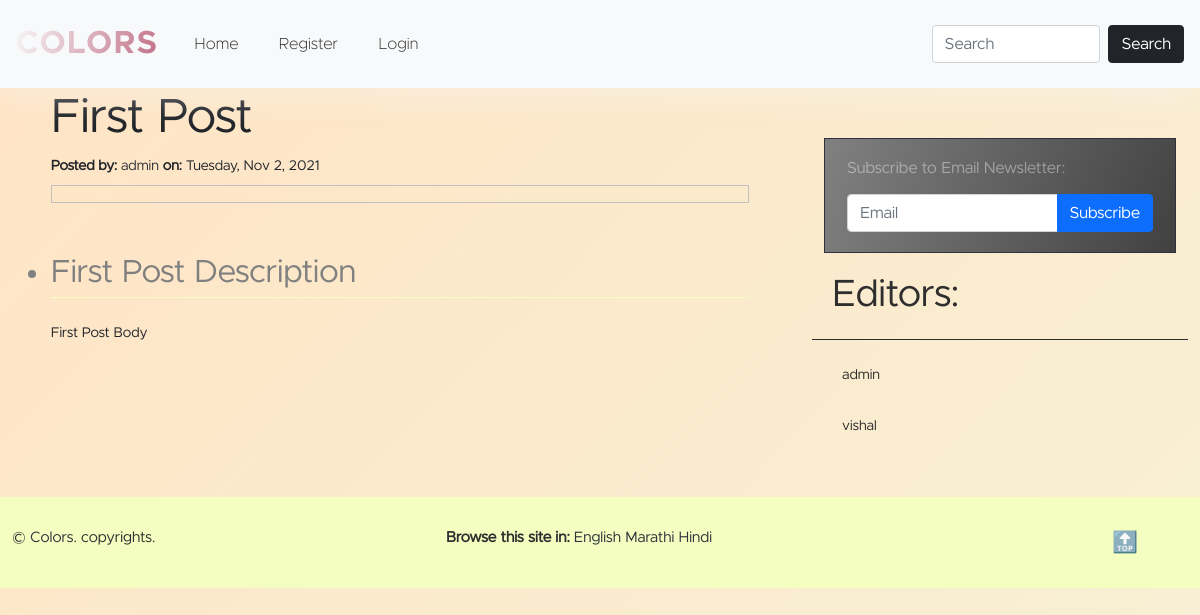
/posts/article.php?id=1, run on the app's committed database.
### tables this page shows
create table posts (
    id int not null auto_increment primary key,
    base_post_id int,
    language_id int,
    user varchar(25) not null,
    title varchar(200) not null,
    slug varchar(200),
    description text,
    body text,
    created_at datetime default now(),
    updated_at timestamp not null default current_timestamp on update current_timestamp,
    foreign key (user) references users(username) on delete cascade,
    foreign key (base_post_id) references posts(id) on delete cascade,
    foreign key (language_id) references languages(id) on delete cascade
);

create table users (
    id int not null auto_increment primary key,
    username varchar(25) not null unique,
    password varchar(100) not null,
    name varchar(200),
    role varchar(10) not null default 'editor',
    email varchar(200),
    reset_link_token varchar(200),
    exp_date datetime
);

create table languages (
    id int not null auto_increment primary key,
    name varchar(100) not null unique,
    prefix varchar(25) not null unique,
    is_default boolean not null default false
);

### components/Database.php (called while the page is built, shortened)
<?php
class Connection
{
    private $server;
    private $dbuser;
    private $dbpass;
    private $db;
    public function __construct()
    {
        $this->server = 'localhost';
        $this->dbuser = 'php_blog_user';
        $this->dbpass = 'php_blog_password';
        $this->db = 'php_blog';
    }
    public function connect()
    {
        $conn = new mysqli($this->server, $this->dbuser, $this->dbpass, $this->db);
        return $conn;
    }
    public function getAll($table = null, $offset = null, $per_page = null)
    {
        $conn = $this->connect();
        if ($table == 'posts') {
            if ($offset !== null && $per_page !== null) {
                $sql = "SELECT * FROM $table ORDER BY created_at DESC LIMIT $offset, $per_page";
            } else {
                $sql = "SELECT * FROM $table";
            }
        } else {
            $sql = "SELECT * FROM $table";
        }
        $result = $conn->query($sql);
        return $result;
    }
    public function get($table, $id)
    {
        $sql = "SELECT * FROM $table WHERE id='$id'";
        $conn = $this->connect();
        $result = $conn->query($sql);
        return $result;
    }
    public function getIdByAttribute($table, $attribute, $value)
    {
        $sql = "SELECT id FROM $table WHERE $attribute='$value'";
        $conn = $this->connect();
        $result = $conn->query($sql);
        $result = $result->fetch_assoc();
        if ($result) {
            return $result['id'];
        } else {
            return null;
        }
    }
}

### admin/multilingual/langs/models/Language.php (called while the page is built, shortened)
<?php
class Language
{
    public function getAllLanguages()
    {
        $c = new Database\Connection();
        return $c->getAll('languages');
    }
    public function getIdByPrefix($prefix)
    {
        $c = new Database\Connection();
        $c->getIdByAttribute('languages', 'prefix', $prefix);
        return $c->getIdByAttribute('languages', 'prefix', $prefix);
    }
}

### posts/post.php (called while the page is built, shortened)
<?php
class Post
{
    public function get($id)
    {
        $c = new Database\Connection();
        return $c->get('posts', $id);
    }
}

### posts/article.php (the view, shortened to what this page needs)
<?php require_once($_SERVER['DOCUMENT_ROOT'] . "/components/head.php") ?>
<?php include_once($_SERVER['DOCUMENT_ROOT'] . "/components/header.php") ?>
<?php require_once($_SERVER['DOCUMENT_ROOT'] . "/posts/post.php") ?>
<main class="container-fluid">
    <div class="row">
        <div class="col-md-8">
            <div class="content-area">
                <article class="single-post">
                    <?php
                    $post = new Post();
                    if (isset($id)) {
                        $result = $post->get($id);
                    } else {
                        $result = $post->getBySlug($slug);
                    }
                    if ($result->num_rows > 0) {
                    ?>
                        <?php while ($row = $result->fetch_array()) : ?>
                            <h2 class="post-title"><?php echo $row['title']; ?></h2>
                            <section class="author">
                                <strong>Posted by: </strong>
                                <a href="/accounts/profile/<?php echo $row['user']; ?>"><?php echo $row['user']; ?></a>
                                <strong> on:</strong>
                                <?php echo date("l, M j, Y", strtotime($row['created_at'])); ?>
                                <div class="mt-2 p-2" style="border: solid 1px silver;">
                                </div>
                            </section>
                            <br>
                            <summary class="post-description">
                                <?php echo $row['description']; ?>
                            </summary>
                            <section class="post-body">
                                <?php echo nl2br($row['body']); ?>
                            </section>
                        <?php endwhile; ?>
                    <?php
                    } else {
                        header('HTTP/1.0 404 Not Found', TRUE, 404);
                        die(header('location: /errors/404.php'));
                    }
                    ?>
                </article>
            </div>
        </div>
        <div class="col-md-4">
            <?php include_once($_SERVER['DOCUMENT_ROOT'] . "/components/sidebar.php") ?>
        </div>
    </div>
</main>
<?php include_once($_SERVER['DOCUMENT_ROOT'] . "/components/footer.php") ?>
</body>
</html>

### components/sidebar.php (shortened to what this page needs)
<?php
if (isset($_COOKIE['lang'])) {
    $site_lang = $_COOKIE['lang'];
} else {
    $site_lang = $lang;
}
?>
<aside class="sidebar">
    <div class="container-fluid mt-5">
        <form class="row subscription-form" action="/newsletters/subscribe.php" method="post">
            <h6 class="caption mb-3"><?php Translation::translate('Subscribe to Email Newsletter', $site_lang); ?>: </h6>
            <div class="col">
                <div class="input-group">
                    <input type="text" name="email" class="form-control" placeholder="<?php Translation::translate('Email', $site_lang); ?>">
                    <button type="submit" name="submit" value="create" class="btn btn-primary"><?php Translation::translate('Subscribe', $site_lang); ?></button>
                </div>
            </div>
        </form>
    </div>
    <h3 class="sidebar-caption"><?php Translation::translate('Editors', $site_lang); ?>:</h3>
    <ul class="sidebar-list">
        <?php
        $sql = "SELECT * FROM users LIMIT 10";
        $result = $conn->query($sql);
        if ($result) {
            if ($result->num_rows > 0) {
                while ($row = $result->fetch_array()) {
        ?>
                    <li>
                        <a href="/accounts/profile/<?php echo $row['username']; ?>">
                            <?php echo $row['username']; ?></a>
                    </li>
        <?php
                }
            }
        }
        ?>
    </ul>
</aside>

### components/footer.php (shortened to what this page needs)
<?php
if (isset($_GET['lang']) && !empty($_GET['lang'])) {
    $lang = $_GET['lang'];
} else {
    $lang = 'en';
}
if (isset($_COOKIE['lang'])) {
    $site_lang = $_COOKIE['lang'];
} else {
    $site_lang = $lang;
}
?>
<footer class="container-fluid">
    <div class="row">
        <div class="col-md-4">
            &copy; <a href="/"><?php Translation::translate('Colors', $site_lang); ?></a>. <?php Translation::translate('copyrights', $lang); ?>.
        </div>
        <div class="col-md-7">
            <div class="container" style="display: block;">
                <div class="row">
                    <div class="col-md-12">
                        <strong>Browse this site in: </strong>
                        <?php
                        $language = new Language();
                        $results = $language->getAllLanguages();
                        if ($results) {
                            foreach ($results as $result) {
                        ?><?php if (isset($_COOKIE['lang']) && $_COOKIE['lang'] == $result['prefix']) { ?>
                        <a class="badge rounded-pill bg-dark" href="/<?php echo $result['prefix']; ?>/set-language">
                            <?php
                                    $n = $result["name"];
                                    echo $n;
                            ?>
                        </a>
                    <?php } else { ?>
                        <a href="/<?php echo $result['prefix']; ?>/set-language">
                            <?php
                                    $n = $result["name"];
                                    echo $n;
                            ?>
                        </a>
                    <?php } ?>
            <?php }
                        } ?>
                    </div>
                </div>
            </div>
        </div>
        <div class="col-md-1">
            <div class="back-to-top-wrapper">
                <a href="#" class="back-to-top-link" aria-label="Scroll to Top" onclick="scrollToTop()">🔝</a>
            </div>
        </div>
    </div>
</footer>

### data on the page
posts: title "First Post", user "admin", created_at "Tuesday, Nov 2, 2021", description "First Post Description", body "First Post Body"
users: username "admin"
users: username "vishal"
languages: name "English"
languages: name "Marathi"
languages: name "Hindi"

### other printed values
$term "COLORS Home Register Login Search Subscribe to Email Newsletter Subscribe Editors Colors copyrights"
